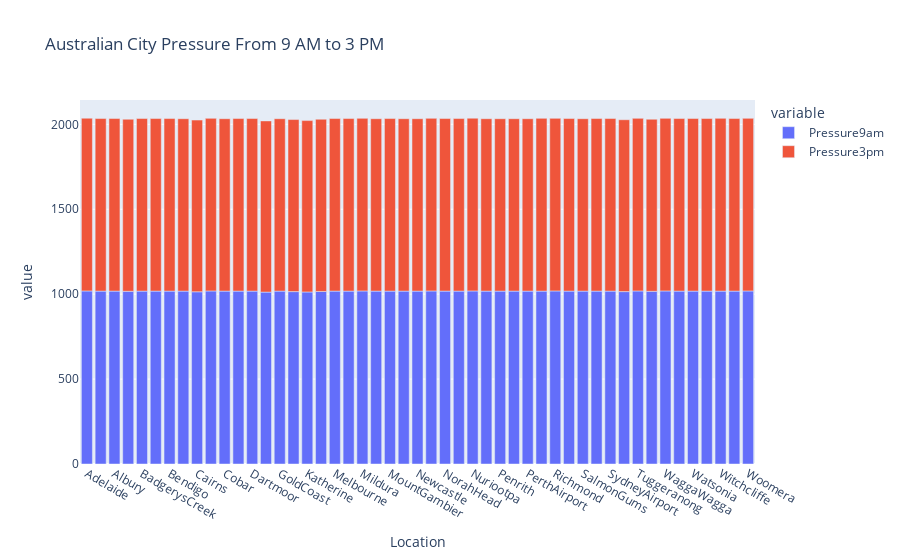

Notebook source saved alongside this figure:
### Markdown cell above
#### E.5.3 Menggambarkan tekanan berdasarkan lokasi

### Code cell
# membuat grup untuk lokasi, pressure 9 am dan pressure 3 pm
loc_press = df_new.groupby("Location")[["Pressure9am", "Pressure3pm"]].mean().round()
loc_press = loc_press.reset_index()
loc_press.columns= ["Location","Pressure9am", "Pressure3pm"]
# membuat judul
fig = px.bar(loc_press, x="Location", y=["Pressure9am", "Pressure3pm"], title="Australian City Pressure From 9 AM to 3 PM  ")
# menampilkan
fig.show()

### Figure 1 — Plotly figure (JSON) as saved in the notebook; plotly's stock layout.template omitted (floating-point values rounded to 4 significant figures)
{"data": [{"alignmentgroup": "True", "hovertemplate": "variable=Pressure9am<br>Location=%{x}<br>value=%{y}<extra></extra>", "legendgroup": "Pressure9am", "marker": {"color": "#636efa", "pattern": {"shape": ""}}, "name": "Pressure9am", "offsetgroup": "Pressure9am", "orientation": "v", "showlegend": true, "textposition": "auto", "type": "bar", "x": ["Adelaide", "Albany", "Albury", "AliceSprings", "BadgerysCreek", "Ballarat", "Bendigo", "Brisbane", "Cairns", "Canberra", "Cobar", "CoffsHarbour", "Dartmoor", "Darwin", "GoldCoast", "Hobart", "Katherine", "Launceston", "Melbourne", "MelbourneAirport", "Mildura", "Moree", "MountGambier", "MountGinini", "Newcastle", "Nhil", "NorahHead", "NorfolkIsland", "Nuriootpa", "PearceRAAF", "Penrith", "Perth", "PerthAirport", "Portland", "Richmond", "Sale", "SalmonGums", "Sydney", "SydneyAirport", "Townsville", "Tuggeranong", "Uluru", "WaggaWagga", "Walpole", "Watsonia", "Williamtown", "Witchcliffe", "Wollongong", "Woomera"], "xaxis": "x", "y": [1019, 1018, 1018, 1017, 1018, 1018, 1018, 1018, 1014, 1019, 1018, 1018, 1018, 1012, 1018, 1015, 1013, 1016, 1018, 1018, 1019, 1018, 1018, 1018, 1018, 1019, 1018, 1018, 1019, 1018, 1018, 1018, 1018, 1018, 1019, 1018, 1018, 1018, 1018, 1015, 1019, 1017, 1019, 1018, 1018, 1018, 1018, 1018, 1019], "yaxis": "y"}, {"alignmentgroup": "True", "hovertemplate": "variable=Pressure3pm<br>Location=%{x}<br>value=%{y}<extra></extra>", "legendgroup": "Pressure3pm", "marker": {"color": "#EF553B", "pattern": {"shape": ""}}, "name": "Pressure3pm", "offsetgroup": "Pressure3pm", "orientation": "v", "showlegend": true, "textposition": "auto", "type": "bar", "x": ["Adelaide", "Albany", "Albury", "AliceSprings", "BadgerysCreek", "Ballarat", "Bendigo", "Brisbane", "Cairns", "Canberra", "Cobar", "CoffsHarbour", "Dartmoor", "Darwin", "GoldCoast", "Hobart", "Katherine", "Launceston", "Melbourne", "MelbourneAirport", "Mildura", "Moree", "MountGambier", "MountGinini", "Newcastle", "Nhil", "NorahHead", "NorfolkIsland", "Nuriootpa", "PearceRAAF", "Penrith", "Perth", "PerthAirport", "Portland", "Richmond", "Sale", "SalmonGums", "Sydney", "SydneyAirport", "Townsville", "Tuggeranong", "Uluru", "WaggaWagga", "Walpole", "Watsonia", "Williamtown", "Witchcliffe", "Wollongong", "Woomera"], "xaxis": "x", "y": [1017, 1016, 1016, 1013, 1016, 1016, 1016, 1015, 1011, 1016, 1015, 1016, 1016, 1008, 1015, 1013, 1009, 1014, 1016, 1016, 1016, 1015, 1016, 1015, 1015, 1016, 1016, 1016, 1017, 1015, 1015, 1015, 1015, 1017, 1016, 1016, 1015, 1016, 1016, 1012, 1016, 1013, 1016, 1016, 1016, 1016, 1017, 1016, 1016], "yaxis": "y"}], "layout": {"barmode": "relative", "legend": {"title": {"text": "variable"}, "tracegroupgap": 0}, "title": {"text": "Australian City Pressure From 9 AM to 3 PM  "}, "xaxis": {"anchor": "y", "domain": [0, 1], "title": {"text": "Location"}}, "yaxis": {"anchor": "x", "domain": [0, 1], "title": {"text": "value"}}}}
